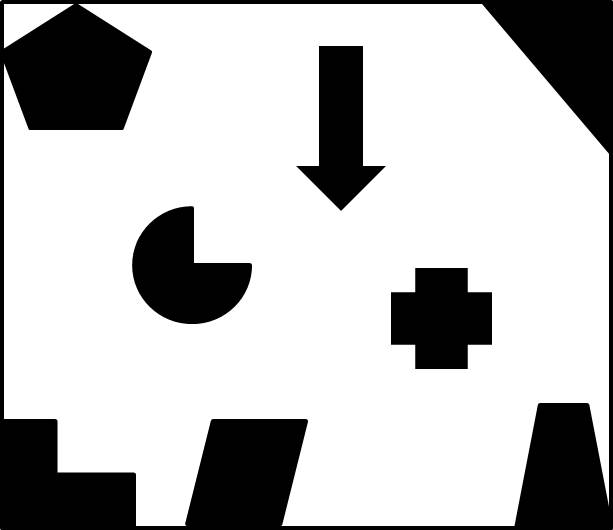
%> input picture wavelib_octave/tests/slam/scan_registration/funnymap.jpg, 613 x 530 px
$ octave scan_registration.m   (GNU Octave 9; MATLAB toolbox functions it lacks are replaced by stand-ins)
%> lines starting %> are read from the running program, lines starting %| are printed output that depends on the picture; in (x1, y1, x2, y2) boxes, pixels count from 0 and x2, y2 are one past the last pixel; in counts of white or black regions, pixels touching at a corner belong together; the program's own positions count from 1
### wavelib_octave/lib/sensor/getranges.m
function meas_r = getranges(map, X, meas_phi, rmax)
    % Generate range measurements for a laser scanner based on a map,
    % vehicle position and sensor parameters.
    % Rough implementation of ray tracing algorithm.

    % Initialization
    [M, N] = size(map);
    x = X(1);
    y = X(2);
    th = X(3);
    meas_r = rmax * ones(size(meas_phi));

    % For each measurement bearing
    for i = 1:length(meas_phi)
        % For each unit step along that bearing up to max range
       for r = 1:rmax
           % Determine the coordinates of the cell
           xi = round(x+r*cos(th+meas_phi(i)));
           yi = round(y+r*sin(th+meas_phi(i)));
           % If not in the map, set measurement there and stop going further
           if (xi<=1||xi>=M||yi<=1||yi>=N)
               meas_r(i) = r;
               break;
           % If in the map but hitting an obstacle, set measurement range and
           % stop going further
           elseif (map(xi,yi))
               meas_r(i) = r;
               break;
           end
       end
    end
end

### wave_octave/lib/util/gaussian_noise.m
function noise = gaussian_noise(sigma)
    [SE, Se] = eig(sigma);
    noise = SE * sqrt(Se) * randn(length(sigma), 1);
end

### wavelib_octave/lib/sensor/icp2.m
function [R, t, corr, error, data2] = icp2(data1, data2, R0, t0, res)

% [R, t, corr, error, data2] = icp2(data1, data2, res, tri)
%
% This is an implementation of the Iterative Closest Point (ICP) algorithm.
% The function takes two data sets and registers data2 with data1. It is
% assumed that R0 and t0 represent an approximate registration. The code
% iterates till no more correspondences can be found.
%
% This is a modified version (12 April, 2005). It is more accurate and has
% less chances of getting stuck in a local minimum as opposed to my earlier
% version icp.m
%
% Arguments: data1 - 2 x n matrix of the x and y coordinates of data set 1
%            data2 - 2 x m matrix of the x and y coordinates of data set 2
%            R0 - initial rotation estimate
%            T0 - initial translation estimate
%            res   - the tolerance distance for establishing closest point
%                     correspondences. Normally set equal to the resolution
%                     of data1
% Returns: R - 2 x 2 rotation matrix used to register data2
%          t - 2 x 1 accumulative translation vector used to register data2
%          corr - p x 2 matrix of the index no.s of the corresponding points of
%                 data1 and data2
%          error - the mean error between the corresponding points of data1
%                  and data2 (normalized with res)
%          data2 - 2 x m matrix of the registered data2
%
% Copyright : This code was modified by Steven Waslander for 2D use.
%
% Copyright : This code is written by Ajmal Saeed Mian {ajmal.mian@uwa.edu.au}
%              Computer Science, The University of Western Australia. The code
%              may be used, modified and distributed for research purposes with
%              acknowledgement of the author and inclusion of this copyright information.

maxIter1 = 1000;  % Iterations
maxIter2 = 50;  % Iterations
c1 = 0;  % Counters to see if correspondence has stopped improving
c2 = 1;  % Current count
R = R0;
t = t0;

data2 = R*data2; % Rotate data2 scan
data2 = [data2(1,:)+t(1); data2(2,:)+t(2)]; % Transform data2 scan

e1 = 1000001;
e2 = 1000000;
n = 0;
m = 0;

NS1 = KDTreeSearcher(data1','Distance','euclidean');

while n < maxIter1
    c1 = c2; % Store previous correspondence count
    e1 = e2;

    [corr, D] = knnsearch(NS1, data2'); % Search for nearest neighbours using delaunay search
    corr(:,2:3) = [[1 : length(corr)]' D];    % Create correspondence matrix with indexing
    corr(find(D>2*res),:) = [];  % Remove correspondences that exceed 2*tolerance

    corr = -sortrows(-corr,3);  % Sort rows by descending distance between points
    corr = sortrows(corr,1);   % Sort rows by data2 index
    [B, Bi, Bj] = unique(corr(:,1)); % Find points that have been corresponded to the same point
    corr = corr(Bi,:);  % Keep the closest correspondences

    [R1, t1] = reg(data1, data2, corr); % Incremental registration using svd

    data2 = R1*data2; % Rotate data2 scan
    data2 = [data2(1,:)+t1(1); data2(2,:)+t1(2)]; % Transform data2 scan
    R = R1*R;
    t = R1*t + t1;
    c2 = length(corr);
    n = n + 1;
    e2 = sum(corr(:,3))/(length(corr)*res);
    if c2 == c1
        m = m + 1;
        if (abs(e2-e1)<res/10000) || (m > maxIter2)
            break;
        end
    end
    error = min(e1,e2);
end

%-----------------------------------------------------------------
% [19 lines left out: function reg, not called in this run]

% [9 lines of commented-out code are left out]

### wavelib_octave/tests/slam/scan_registration/scan_registration.m
addpath('../../../lib/util');
addpath('../../../lib/sensor');

%% Scan Registration example
clear;
clc;

% Time
Tf = 50;
dt = 0.5;
T = 0:dt:Tf;

% True map
M = 1000;
N = 1000;
dx = 0.1;
I = imread('funnymap.jpg');
%> I is the input picture: size 530x613 uint8; min 0, max 255, mean 188.4
I = imresize(I, [M N]);
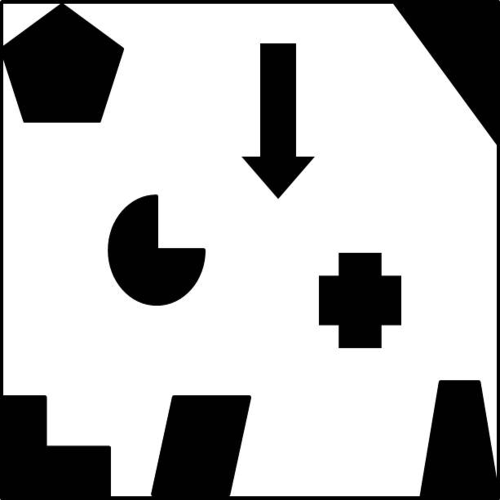
%> I: size 1000x1000 uint8 (shown at 1/2 size); min 0, max 255, mean 188.4
map = im2bw(I, 0.7); % Convert to 0-1 image
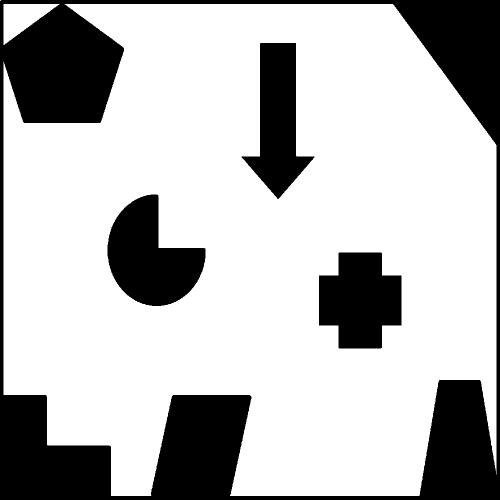
%> map: size 1000x1000 logical (shown at 1/2 size); 73.5% white; 4 black regions, box (x1, y1, x2, y2) and area: (0, 0, 1000, 1000) 191487, (215, 389, 411, 612) 26650, (638, 505, 803, 697) 24499, (483, 86, 629, 398) 22691
map = 1-flipud(map'); % Convert to 0 free, 1 occupied and flip.
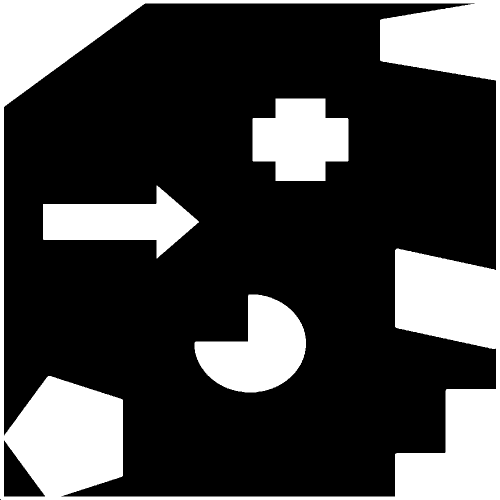
%> map: size 1000x1000 double (shown at 1/2 size); values 0 (black) and 1 (white), 26.5% white; 4 white regions, box (x1, y1, x2, y2) and area: (0, 0, 1000, 1000) 191487, (389, 589, 612, 785) 26650, (505, 197, 697, 362) 24499, (86, 371, 398, 517) 22691

% Initial Robot State
x0 = [25 20 pi/2]';

% Motion Disturbance model
R = [0.001 0 0;
     0 0.001 0;
     0 0 0.0001];

% Control inputs
u = zeros(2, length(T));
u(1,:) = 5;
u(2,:) = -0.05;

% Measurement model
rmax = 40;
meas_phi = [-pi/1.1:0.05:pi/1.1];
Q = 0.0002;
d = gaussian_noise(Q);
x0s = [x0(1)/dx; x0(2)/dx; x0(3)];
meas_r = getranges(map,x0s,meas_phi,rmax/dx);
%> after the loop in getranges, `for i = 1:length(meas_phi)`: meas_r = 115 values, max 400 at index 43, min 142 at index 103, mean 243.6

% Make first measurement point cloud
kk = 1;
for jj = 1:length(meas_phi)
    if(meas_r(jj) < (rmax / dx))
        pp(kk, :) = [
            dx * meas_r(jj) * cos(meas_phi(jj)), ...
            dx * meas_r(jj) * sin(meas_phi(jj)) ...
        ];
        kk = kk + 1;
    end
end
%> after the loop, kk = 97; pp = 96 rows, first 12: [-19.19 -5.63; -19.17 -6.69; -19.18 -7.79; -19.22 -8.95; -19.19 -10.13; -19.18 -11.38; -19.17 -12.71; -19.15 -14.13; -19.2 -15.7; -19.2 -17.38; -19.16 -19.17; -19.18 -21.21]

% Simulation Initializations
n = length(R(:,1)); % Number of vehicle states
xr = zeros(n,length(T)); % Vehicle states
xr(:,1) = x0;
xICP = x0;

% Belief map
m = 0.5 * ones(M, N);
L0 = log(m ./ (1 - m));
L = L0;

% Motion planning look ahead
dxy1 = 5;
dxy2 = 15;


%% Main loop
[meas_r_M, meas_r_N] = size(meas_r);
%> meas_r_M = 1; meas_r_N = 115
%> the run ends on the next line
meas_r = zeros(meas_r_N, length(T));

for t = 2:length(T)
    %% Simulation
    % Select a motion disturbance
    e = gaussian_noise(R);
    % Update robot state
    xr(:,t) = [xr(1,t-1)+u(1,t)*cos(xr(3,t-1))*dt;
              xr(2,t-1)+u(1,t)*sin(xr(3,t-1))*dt;
              xr(3,t-1)+u(2,t)*dt] + e;

    % Jump through obstacles if not avoided
    xc = max(1, min(N, round(xr(1,t)/dx)));
    yc = max(1, min(M, round(xr(2,t)/dx)));
    if (map(xc, yc))
        xICP(:,t) = xr(:,t);
        continue;
    end

    % Define measurements
    d = gaussian_noise(Q);
    xrs = [xr(1, t)/dx; xr(2, t)/dx; xr(3, t)];
    meas_r(:, t) = getranges(map, xrs, meas_phi, rmax/dx);

    % Make current measurement point cloud
    kk = 1;
    ppcur = [];
    for jj = 1:length(meas_phi)
        if (meas_r(jj, t) < (rmax / dx)) % check range is not beyond rmax
            ppcur(kk, :) = [
                dx * meas_r(jj, t) * cos(meas_phi(jj)), ...
                dx * meas_r(jj, t) * sin(meas_phi(jj)) ...
            ];
            kk = kk + 1;
        end
    end


    %% ICP
    % Store previous and current point cloud
    qq = pp;
    pp = ppcur;

    % Predicted transformation
    Rp = [
        cos(u(2, t)), -sin(u(2, t));
        sin(u(2, t)), cos(u(2, t))
    ];
    Tp = [u(1, t) * dt; 0];


    % Perform ICP scan registration
    [Ricp, Ticp] = icp2(qq', pp', Rp, Tp, 5);
